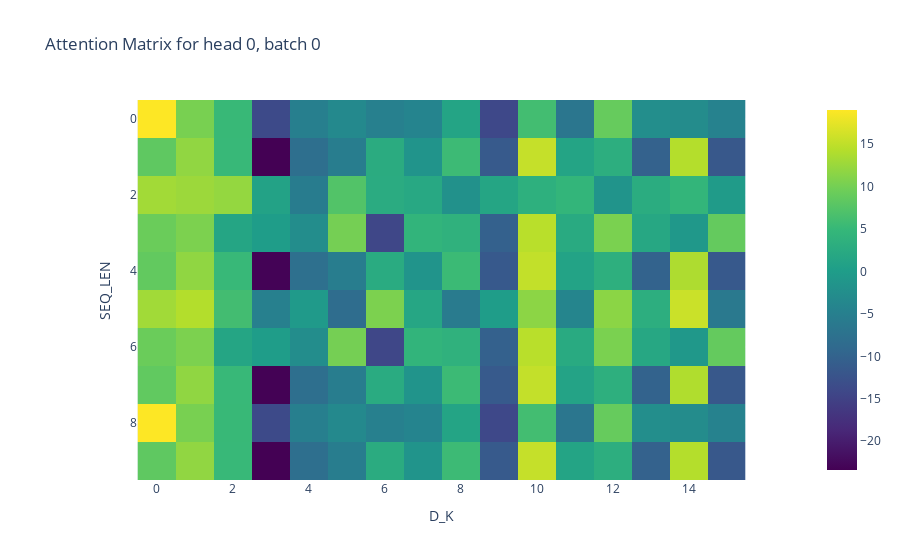

Notebook code cell kept with this figure:
### Code cell
px.imshow(attention_matrix[0, 0], title="Attention Matrix for head 0, batch 0", labels=dict(x="D_K", y="SEQ_LEN"), color_continuous_scale="VIRIDIS")

### Figure 1 — Plotly figure (JSON) as saved in the notebook; plotly's stock layout.template omitted (floating-point values rounded to 4 significant figures; data arrays with more than 128 entries replaced by an {"elided": "..."} marker saying what was removed)
{"data": [{"coloraxis": "coloraxis", "hovertemplate": "D_K: %{x}<br>SEQ_LEN: %{y}<br>color: %{z}<extra></extra>", "name": "0", "type": "heatmap", "xaxis": "x", "yaxis": "y", "z": {"elided": "10x16 float values"}}], "layout": {"coloraxis": {"colorscale": [[0, "#440154"], [0.1111, "#482878"], [0.2222, "#3e4989"], [0.3333, "#31688e"], [0.4444, "#26828e"], [0.5556, "#1f9e89"], [0.6667, "#35b779"], [0.7778, "#6ece58"], [0.8889, "#b5de2b"], [1, "#fde725"]]}, "title": {"text": "Attention Matrix for head 0, batch 0"}, "xaxis": {"anchor": "y", "constrain": "domain", "domain": [0, 1], "scaleanchor": "y", "title": {"text": "D_K"}}, "yaxis": {"anchor": "x", "autorange": "reversed", "constrain": "domain", "domain": [0, 1], "title": {"text": "SEQ_LEN"}}}}
